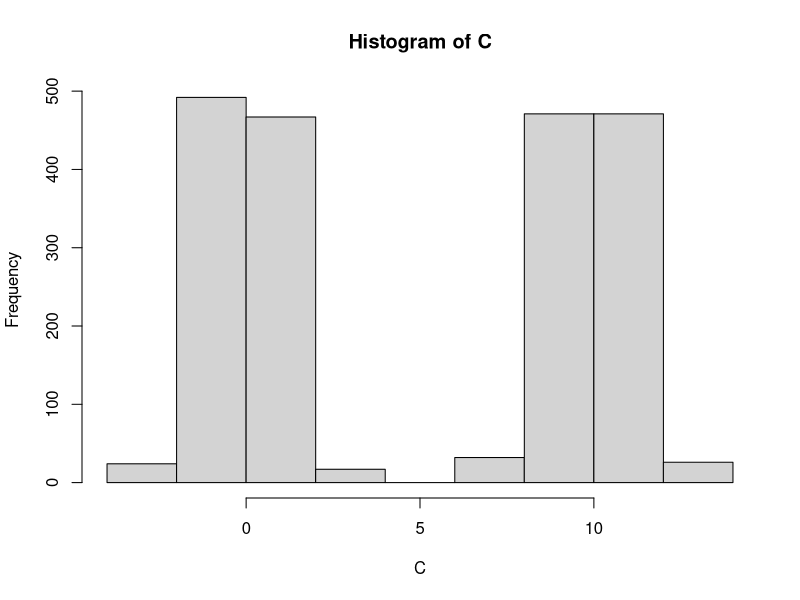
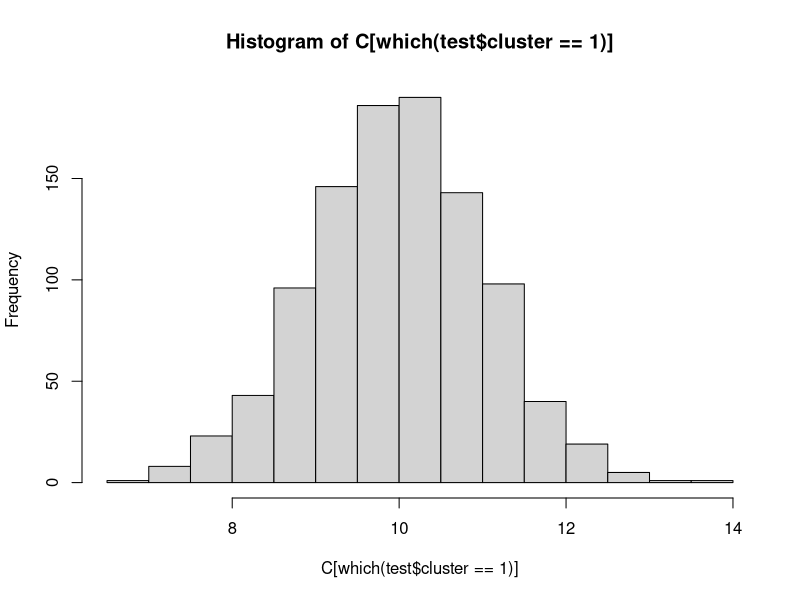
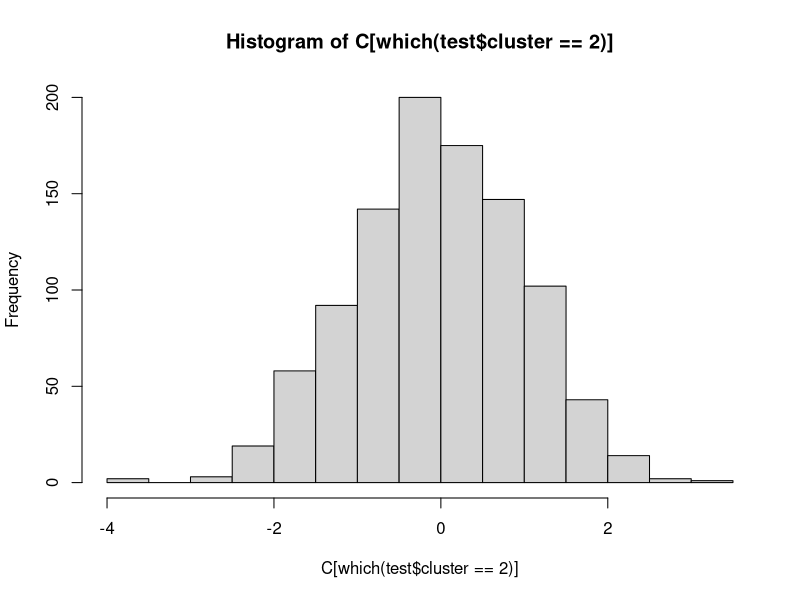

The R source for these figures, in order:
#Generate toy data
A <- rnorm(1000)
B <- rnorm(1000, mean = 10)
C <- c(A,B)

hist(C)

#Cluster
test <- kmeans(C, 2)

test$cluster

#Inspect the results
hist(C[which(test$cluster == 1)])
hist(C[which(test$cluster == 2)])

